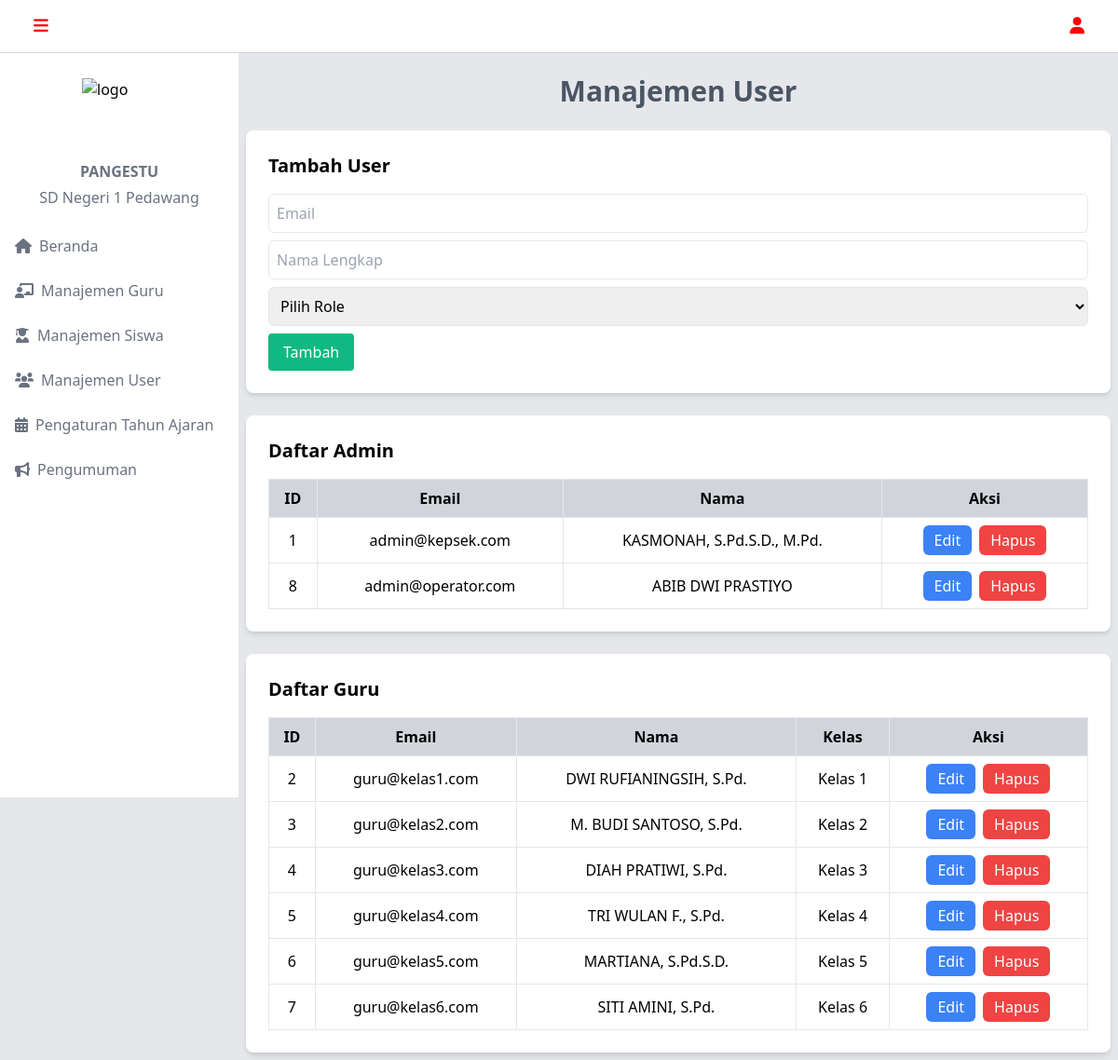
Page /app/layout/admin/manajemen-user.php (signed in) on the committed database.
### tables this page shows
CREATE TABLE `user` (
  `id_user` int NOT NULL,
  `email` varchar(100) NOT NULL,
  `password` varchar(255) NOT NULL,
  `nama` varchar(100) NOT NULL,
  `role` enum('Admin','Guru') NOT NULL,
  `last_activity` timestamp NULL DEFAULT CURRENT_TIMESTAMP ON UPDATE CURRENT_TIMESTAMP,
  `class` enum('1','2','3','4','5','6') DEFAULT NULL
);

### app/layout/admin/manajemen-user.php (the view, shortened to what this page needs)
<?php
include '../header-admin.php';
include '../../config/config-db.php';
$query = "SELECT id_user, email, nama, role, class FROM user";
$result = $conn->query($query);
$admins = [];
$gurus = [];
while ($row = $result->fetch_assoc()) {
    if ($row['role'] === 'Admin') {
        $admins[] = $row;
    } else if ($row['role'] === 'Guru') {
        $gurus[] = $row;
    }
}
?>
<body class="bg-gray-200 mt-20">
    <div class="lg:ml-64 lg:pl-2 lg:w-75% mt-2 mb-2 mx-2 content">
        <h2 class="text-3xl font-bold text-gray-600 mb-6 text-center">Manajemen User</h2>
        <div class="bg-white p-4 md:p-6 rounded-lg shadow-md mb-6">
            <h3 class="text-lg md:text-xl font-bold mb-4">Tambah User</h3>
            <form action="../../process/tambah-user.php" method="POST">
                <input type="email" name="email" class="border p-2 w-full mb-2 rounded-md" placeholder="Email" required>
                <input type="text" name="nama" class="border p-2 w-full mb-2 rounded-md" placeholder="Nama Lengkap" required>
                <select name="role" id="roleSelect" class="border p-2 w-full mb-2 rounded-md" required onchange="toggleClassSelect()">
                    <option value="">Pilih Role</option>
                </select>
                <button type="button" class="bg-green-500 text-white px-4 py-2 rounded w-full md:w-auto" onclick="openPasswordModal()">Tambah</button>
            </form>
        </div>
        <div class="bg-white p-4 md:p-6 rounded-lg shadow-md mb-6">
            <h3 class="text-lg md:text-xl font-bold mb-4">Daftar Admin</h3>
            <div class="overflow-x-auto">
                <table class="w-full border-collapse border">
                    <thead>
                        <tr class="bg-gray-300">
                            <th class="border p-2">ID</th>
                            <th class="border p-2">Email</th>
                            <th class="border p-2">Nama</th>
                            <th class="border p-2">Aksi</th>
                        </tr>
                    </thead>
                    <tbody>
                        <?php foreach ($admins as $admin) : ?>
                            <tr>
                                <td class="border p-2 text-center"><?php echo $admin['id_user']; ?></td>
                                <td class="border p-2 text-center"><?php echo $admin['email']; ?></td>
                                <td class="border p-2 text-center"><?php echo $admin['nama']; ?></td>
                                <td class="border p-2 text-center">
                                    <div class="flex flex-col md:flex-row gap-2 justify-center">
                                        <a href="edit-user.php?id=<?php echo htmlspecialchars($admin['id_user']); ?>"
                                            class="bg-blue-500 text-white px-3 py-1 rounded-md hover:bg-blue-600 transition">
                                            Edit
                                        </a>
                                        <a href="../../process/hapus-user.php?id=<?php echo htmlspecialchars($admin['id_user']); ?>"
                                            class="bg-red-500 text-white px-3 py-1 rounded-md hover:bg-red-600 transition"
                                            onclick="return confirm('Hapus user ini?')">
                                            Hapus
                                        </a>
                                    </div>
                                </td>
                            </tr>
                        <?php endforeach; ?>
                    </tbody>
                </table>
            </div>
        </div>
        <div class="bg-white p-4 md:p-6 rounded-lg shadow-md">
            <h3 class="text-lg md:text-xl font-bold mb-4">Daftar Guru</h3>
            <div class="overflow-x-auto">
                <table class="w-full border-collapse border">
                    <thead>
                        <tr class="bg-gray-300">
                            <th class="border p-2">ID</th>
                            <th class="border p-2">Email</th>
                            <th class="border p-2">Nama</th>
                            <th class="border p-2">Kelas</th>
                            <th class="border p-2">Aksi</th>
                        </tr>
                    </thead>
                    <tbody>
                        <?php foreach ($gurus as $guru) : ?>
                            <tr>
                                <td class="border p-2 text-center"><?php echo $guru['id_user']; ?></td>
                                <td class="border p-2 text-center"><?php echo $guru['email']; ?></td>
                                <td class="border p-2 text-center"><?php echo $guru['nama']; ?></td>
                                <td class="border p-2 text-center"><?php echo ($guru['class']) ? 'Kelas ' . $guru['class'] : '-'; ?></td>
                                <td class="border p-2 text-center">
                                    <div class="flex flex-col md:flex-row gap-2 justify-center">
                                        <a href="edit-user.php?id=<?php echo htmlspecialchars($guru['id_user']); ?>"
                                            class="bg-blue-500 text-white px-3 py-1 rounded-md hover:bg-blue-600 transition">
                                            Edit
                                        </a>
                                        <a href="../../process/hapus-user.php?id=<?php echo htmlspecialchars($guru['id_user']); ?>"
                                            class="bg-red-500 text-white px-3 py-1 rounded-md hover:bg-red-600 transition"
                                            onclick="return confirm('Hapus user ini?')">
                                            Hapus
                                        </a>
                                    </div>
                                </td>
                            </tr>
                        <?php endforeach; ?>
                    </tbody>
                </table>
            </div>
        </div>
    </div>
</body>
<?php include '../footer-admin.php'; ?>

### rows in the picture
user: id_user "1", email "admin@kepsek.com", nama "KASMONAH, S.Pd.S.D., M.Pd."
user: id_user "8", email "admin@operator.com", nama "ABIB DWI PRASTIYO"
user: id_user "2", email "guru@kelas1.com", nama "DWI RUFIANINGSIH, S.Pd.", class "1"
user: id_user "3", email "guru@kelas2.com", nama "M. BUDI SANTOSO, S.Pd.", class "2"
user: id_user "4", email "guru@kelas3.com", nama "DIAH PRATIWI, S.Pd.", class "3"
user: id_user "5", email "guru@kelas4.com", nama "TRI WULAN F., S.Pd.", class "4"
user: id_user "6", email "guru@kelas5.com", nama "MARTIANA, S.Pd.S.D.", class "5"
user: id_user "7", email "guru@kelas6.com", nama "SITI AMINI, S.Pd.", class "6"
